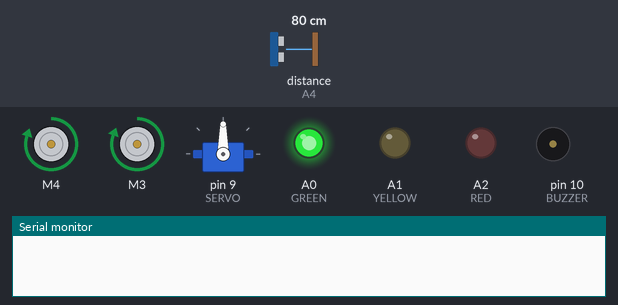
Bench run of a sketch on a simulated Arduino Uno, built with avr-gcc and run on an emulated ATmega328P. Shown: 2 × DC motor (green arrow = forward, orange = backward, longer = faster), servo, output pins drawn as LEDs (lit = HIGH), buzzer (waves = sounding), the last lines printed to the serial monitor. Wiring (inferred from the names in the program): ultrasonic range finder: trigger A3; echo A4. Inputs (shaded band) come from the test bench; at power-on: distance to the obstacle (sensor on A4) 80 cm. The echo pulse lasts 58.3 µs per cm; pins used as bus, display or sensor lines are not drawn.

Above: at 3.2 s.
3.3 s: distance to the obstacle (sensor on A4) set to 53 cm
4.8 s: distance to the obstacle (sensor on A4) set to 45 cm
At 6.1 s:
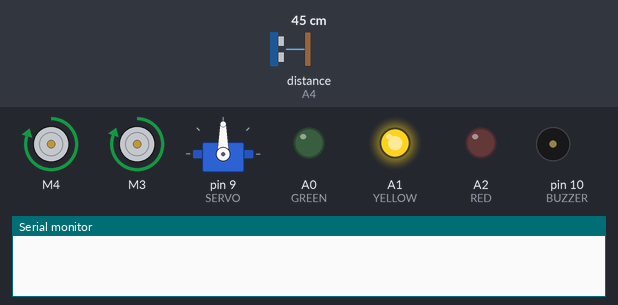
6.5 s: distance to the obstacle (sensor on A4) set to 34 cm
8.1 s: distance to the obstacle (sensor on A4) set to 29 cm
At 9.9 s:
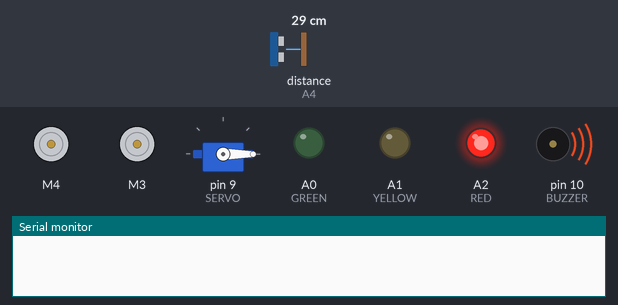
11.1 s: distance to the obstacle (sensor on A4) set to 35 cm
At 12.8 s:
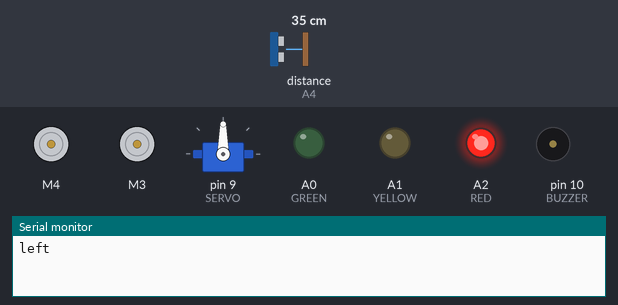
14.1 s: distance to the obstacle (sensor on A4) set to 2 cm
At 17.4 s:
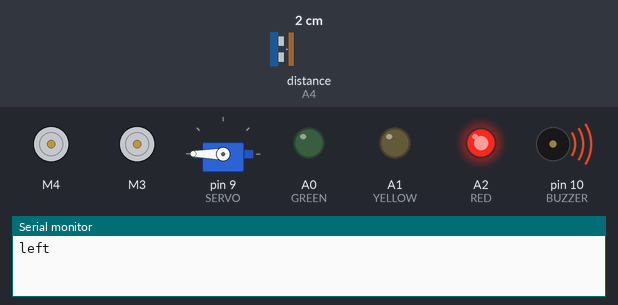
Timing chart, 0 to 18.1 s (numbered marks = the images above; inputs shaded):
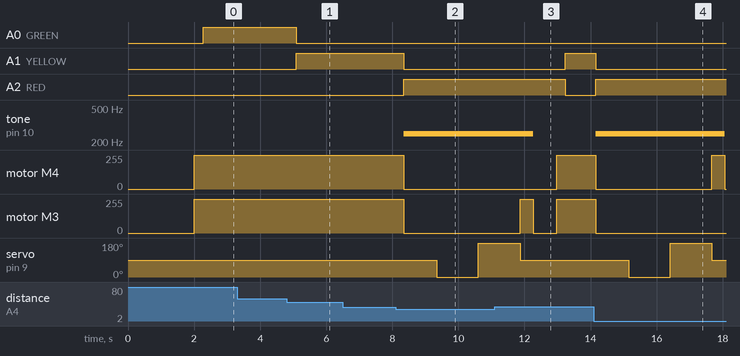

The sketch:

masina_evita_obstacole.ino
```cpp
//biblioteca pentru folosirea servomotorului
#include <Servo.h>
//biblioteca pentru shieldul de motoare
#include <AFMotor.h>
//piniul pe care e pus servomotorul
#define SERVO 9
//piniul pe care e pus buzzerul
#define BUZZER 10
//pinii pe care e pus senzorul ultrasonic
#define ECHO A4
#define TRIG A3
//pinii pe care sunt puse ledurile
#define RED A2
#define YELLOW A1
#define GREEN A0
//timpul necesar rotirii 90 de grade a robotului (in ms)
#define TURN 400
//distanta de la care se aprinde ledul rosu (in cm)
#define LIMIT1 30
//distanta de la care se aprinde ledul galben (in cm)
#define LIMIT2 50

//motorul din stanga e pus pe canalul 4
AF_DCMotor motor_left(4);
//motorul din dreapta e pus pe canalul 3
AF_DCMotor motor_right(3);
//servomotorul
Servo servo;

void setup() {
  // put your setup code here, to run once:
  //pornim comunicarea seriala (pentru debug)
  Serial.begin(9600);
  //oprim motoarele
  go(RELEASE, RELEASE);
  //atasam pinul la servo
  servo.attach(SERVO);
  //rotim servomotorul la mijloc (in fata)
  servo.write(90);
  //initializam pinii de la ultrasonic
  pinMode(ECHO, INPUT);
  pinMode(TRIG, OUTPUT);
  //initializam pinii de la leduri
  pinMode(RED, OUTPUT);
  pinMode(YELLOW, OUTPUT);
  pinMode(GREEN, OUTPUT);
  //stingem ledurile
  digitalWrite(RED, LOW);
  digitalWrite(YELLOW, LOW);
  digitalWrite(GREEN, LOW);
  //initializam pinul de la buzzer
  pinMode(BUZZER, OUTPUT);
  //oprim buzzerul
  noTone(BUZZER);
  //asteptam 2s pentru a ne asigura ca initializarea e gata
  delay(2000);
}

void loop() {
  // put your main code here, to run repeatedly:
  //robotul merge in fata
  go(FORWARD, FORWARD);
  //masuram distanta
  int front = distance();
  //avem un obiect foarte aproape
  if (front < LIMIT1) {
    //pornim ledul rosu
    digitalWrite(RED, HIGH);
    digitalWrite(YELLOW, LOW);
    digitalWrite(GREEN, LOW);
    //pornim buzzerul
    tone(BUZZER, 250);
    //oprim robotul
    go(RELEASE, RELEASE);
    //asteptam o secunda
    delay(1000);
    //rotim servomotorul la dreapta
    servo.write(0);
    //asteptam o secunda
    delay(1000);
    //masuram distanta in dreapta
    int right = distance();
    //rotim servomotorul la stanga
    servo.write(180);
    //asteptam o secunda
    delay(1000);
    //masuram distanta la stanga
    int left = distance();
    //rotim servomotorul la mijloc (in fata)
    servo.write(90);
    //avem mai mult loc in stanga
    if (left > right) {
      //afisam in serial ca o luam la stanga (pentru debug)
      Serial.println("left");
      //pornim motorul drept
      go(RELEASE, FORWARD);
      //asteptam timpul setat sus in #define
      delay(TURN);
      //oprim robotul
      go(RELEASE, RELEASE);
    } else { //avem mai mult loc in dreapta
      //afisam in serial ca o luam la dreapta (pentru debug)
      Serial.println("right");
      //pornim motorul stang
      go(FORWARD, RELEASE);
      //asteptam timpul setat sus in #define
      delay(TURN);
      //oprim robotul
      go(RELEASE, RELEASE);
    }
    //oprim buzzerul
    noTone(BUZZER);
    //asteptam 500ms pentru ca robotul sa fie sigur oprit
    delay(500);
  } else if (front < LIMIT2) { //avem spatiu, dar nu mult
    //pornim ledul galben
    digitalWrite(RED, LOW);
    digitalWrite(YELLOW, HIGH);
    digitalWrite(GREEN, LOW);
  } else { //avem mult spatiu
    //pornim ledul verde
    digitalWrite(RED, LOW);
    digitalWrite(YELLOW, LOW);
    digitalWrite(GREEN, HIGH);
  }
  //astemptam putin intre operatii pentru a nu folosi prea des senzorul ultrasonic (scapam de ecou asa)
  //senzorul emite sunet, iar acesta se intoarce, dar nu in intregime, o parte se reflecta in alte directii si creeaza ecou
  //daca il folosim constant, acesta va receptiona si ecoul generat
  //asa ca asteptam cateva ms pentru a disparea ecoul
  delay(200);
}

//functie care misca robotul
void go(int a, int b) {
  //setam puterea motoarelor
  //motorul din stanga are o putere setata cu aprox 1% mai mica decat cel din dreapta
  //motorul din stanga trage putin mai bine ca cel din dreapta, asa ca pentru a combate asta, am setat o putere mai mica
  //daca puneam puterile egale, robotul o lua spre dreapta
  motor_left.setSpeed(253);
  motor_right.setSpeed(255);
  motor_left.run(a);
  motor_right.run(b);
}

//functie care citeste de 5 ori distanta apoi face media citirilor
//facem asa pentru a elimina eventualele citiri eronate
int distance() {
  float dist = 0;
  //citim de 5 ori distanta
  for (int i = 0; i < 5; i++) {
    //facem suma distantelor
    dist += one_shot();
    //asteptam 50ms intre citiri
    delay(50);
  }
  //returnam media
  return dist / 5.0;
}
//functie care citeste distanta de la ultrasonic
float one_shot() {
  //trimitem un impuls scurt pe pinul de TRIG
  digitalWrite(TRIG, LOW);
  delayMicroseconds(10);
  digitalWrite(TRIG, HIGH);
  delayMicroseconds(10);
  digitalWrite(TRIG, LOW);
  //masuram cat dureaza pana primim raspunsul pe pinul de ECHO
  int duration = pulseIn(ECHO, HIGH);
  //sunetul parcurge 0.034cm intr-o nanosecunda, distanta se imparte la 2 pentru ca sunetul a mers dus-intors de la senzor
  return (duration / 2) * 0.034;
}
```

Measured:
- the behaviour switches between 51 and 50 cm on distance to the obstacle (sensor on A4) (found by bisection; images 0 and 1)
- the behaviour switches between 31 and 30 cm on distance to the obstacle (sensor on A4) (found by bisection; images 1 and 2)
- after the input at 3.3 s, every drawn part: stays the same
- after the input at 4.8 s, A0 (GREEN): HIGH → LOW after 0.30 s; A1 (YELLOW): LOW → HIGH after 0.30 s
- after the input at 6.5 s, every drawn part: stays the same
- after the input at 8.1 s, A1 (YELLOW): HIGH → LOW after 0.25 s; A2 (RED): LOW → HIGH after 0.25 s; tone on pin 10 (BUZZER): silent → 250 Hz after 0.25 s; motor M4: forward 253/255 → stopped after 0.25 s; motor M3: forward 255/255 → stopped after 0.25 s
- after the input at 11.1 s, A1 (YELLOW): LOW → HIGH after 2.1 s; A2 (RED): HIGH → LOW after 2.1 s; tone on pin 10 (BUZZER): goes on until 12.3 s, then stays silent
- after the input at 14.1 s, A1 (YELLOW): HIGH → LOW after 0.06 s; A2 (RED): LOW → HIGH after 0.06 s; tone on pin 10 (BUZZER): silent → 250 Hz after 0.06 s, → silent 3.9 s later; motor M4: forward 253/255 → stopped after 0.06 s, → forward 253/255 3.5 s later, → stopped 0.40 s later; motor M3: forward 255/255 → stopped after 0.06 s
